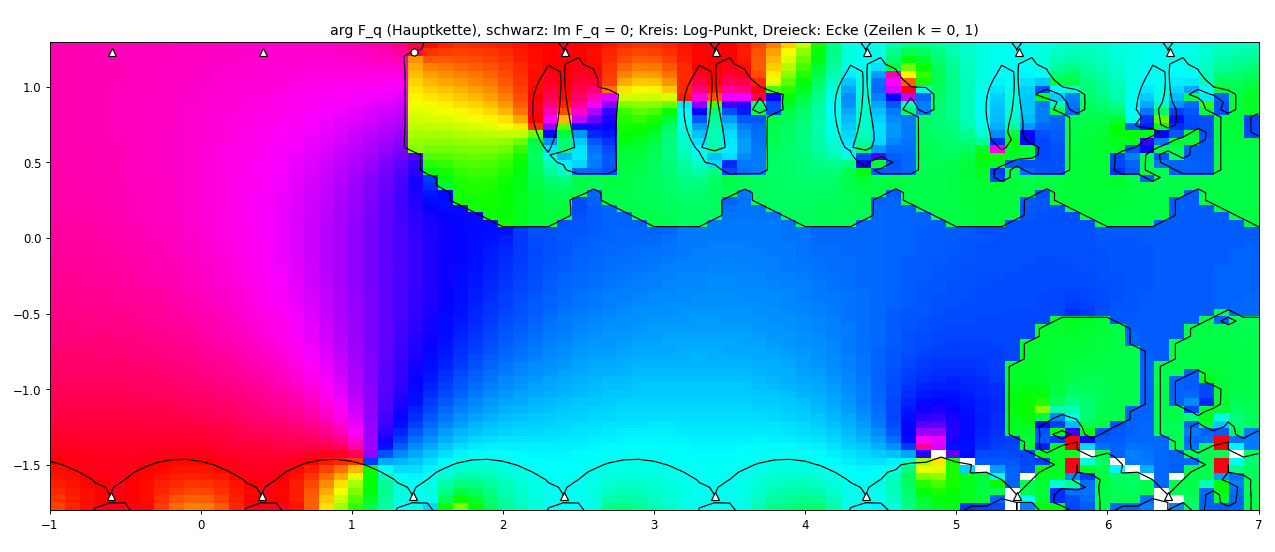

The script that saved this image:
"""Reelle Menge von F_q rechts der alten Karte (Re ζ bis 7) zwischen C und C + Π — Suche nach Log-Punkten, deren reeller Strahl schliesst.
 F_q(ζ) = pent^n(q + Ψ(μ^(ζ−n))) mit Hauptzweig-pent aus dem Fork (nur gelesen; Ψ = Umkehrreihe von ksig, zur Laufzeit gebildet).
 Erst Abgleich mit karte_reell.npz (dort mit Blattverfolgung von oben), dann das Gitter. Aufruf: karte_rechts.py [dx]
"""
import sys, time
sys.path.insert(0, r"D:/Users/janis/Documents/Tetration/gp-tetration/src")
import numpy as np
import matplotlib
matplotlib.use("Agg")
import matplotlib.pyplot as plt
from fatou_backend import FatouGP, find_default_gp_exe

HIER = r"D:/Users/janis/Documents/Matura/tetration-graph/experimente/prototypen_hexation/"
dx = float(sys.argv[1]) if len(sys.argv) > 1 else 0.1
t0 = time.time()
ZETA_C = complex(0.4031293, -1.7097883)
PI_ = 2j * np.pi / np.log(complex(1.368932747339784991147632, 2.488144667623474107366636))
gp = FatouGP(gp_exe=find_default_gp_exe(), fatou_gp="fork", dps=30)


def fq(zs, grenze=4):
    ex = [f"iferr(if(1, kv=alarm({grenze}, kFq({z.real:.15f}+I*{z.imag:.15f})); if(type(kv)==\"t_ERROR\", 10^9, kv)),E,10^9)" for z in zs]
    v = np.array([complex(x) for x in gp.eval_batch("2", ex)])
    v[np.abs(v) > 1e8] = np.nan
    return v


try:
    gp.eval_batch("2", ["hexinit(sexp(1),0,1)",
                        "if(1, kpsi = Pol(serreverse(ksig + O(x^(poldegree(ksig)+1)))); kfrs = abs(subst(ksig, x, krs))/2; 0)",
                        "if(1, kFq = ((z) -> if(1, my(s = exp(z*klog), n = 0, y); while(abs(s) > kfrs, s = s/klam; n++); y = kp + subst(kpsi, x, s); for(i = 1, n, y = pent(y)); y)); 0)"])
    # Abgleich mit der verfolgten Karte
    alt = np.load(HIER + "karte_reell.npz")
    pr = [(x, y) for x in (-2.0, -1.0, 0.0, 1.0) for y in (1.0, 0.0, -1.0, -1.4, -2.0, -2.4)]
    ref = []
    for x, y in pr:
        i = int(np.argmin(np.abs(alt["ys"] - y))); j = int(np.argmin(np.abs(alt["xs"] - x)))
        ref.append(alt["Z"][i, j])
    v = fq([complex(x, y) for x, y in pr])
    print(f"Abgleich mit karte_reell (verfolgt) [{time.time() - t0:.0f}s]:", flush=True)
    for (x, y), a, b in zip(pr, ref, v):
        print(f"   ζ = {x:+.1f}{y:+.1f}i: verfolgt {a:.8f}, Hauptkette {b:.8f}, Abstand {abs(a - b):.1e}", flush=True)
    xs = np.arange(-1.0, 7.0 + 1e-9, dx)
    ys = np.arange(-1.8, 1.3 + 1e-9, dx / 2)
    Z = np.full((len(ys), len(xs)), np.nan + 0j)
    for i, y in enumerate(ys):
        Z[i] = fq([complex(x, y) for x in xs])
        if i % 10 == 0:
            print(f"[{time.time() - t0:5.0f}s] Zeile {i + 1}/{len(ys)} (y = {y:+.2f}), {np.isnan(Z[i]).sum()} Ausfälle", flush=True)
finally:
    gp.close()
np.savez(HIER + "karte_rechts.npz", xs=xs, ys=ys, Z=Z)
fig, ax = plt.subplots(1, 1, figsize=(15, 6.5))
ax.imshow(np.angle(Z), origin="lower", extent=[xs[0], xs[-1], ys[0], ys[-1]], cmap="hsv", aspect="equal")
ax.contour(xs, ys, Z.imag, levels=[0], colors="k", linewidths=1.0)
for k in (0, 1, 2):
    for m in range(-2, 9):
        z = ZETA_C - 2 + m + k * PI_
        if xs[0] <= z.real <= xs[-1] and ys[0] <= z.imag <= ys[-1]:
            ax.plot(z.real, z.imag, "wo" if m == 0 else "w^", ms=6, mec="k")
ax.set_title("arg F_q (Hauptkette), schwarz: Im F_q = 0; Kreis: Log-Punkt, Dreieck: Ecke (Zeilen k = 0, 1)")
plt.tight_layout()
plt.savefig(HIER + "karte_rechts.png", dpi=85)
print(f"fertig [{time.time() - t0:.0f}s]", flush=True)
